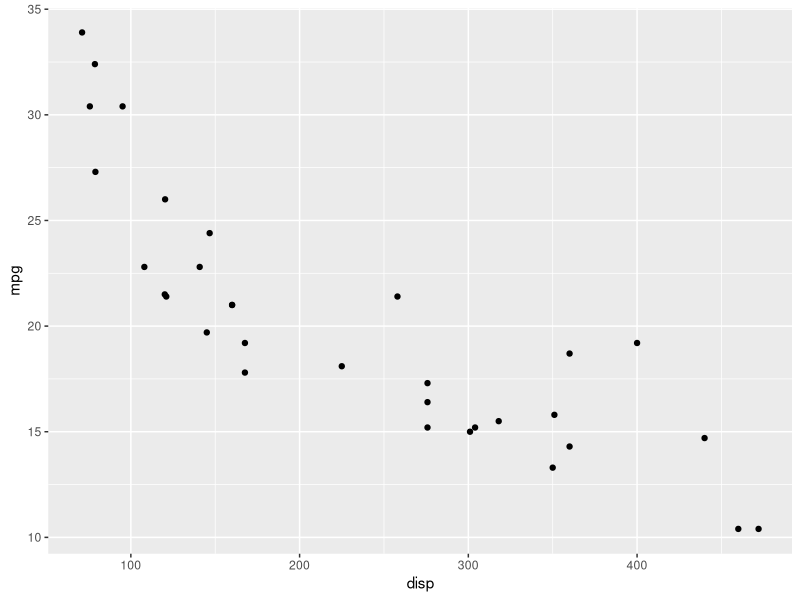
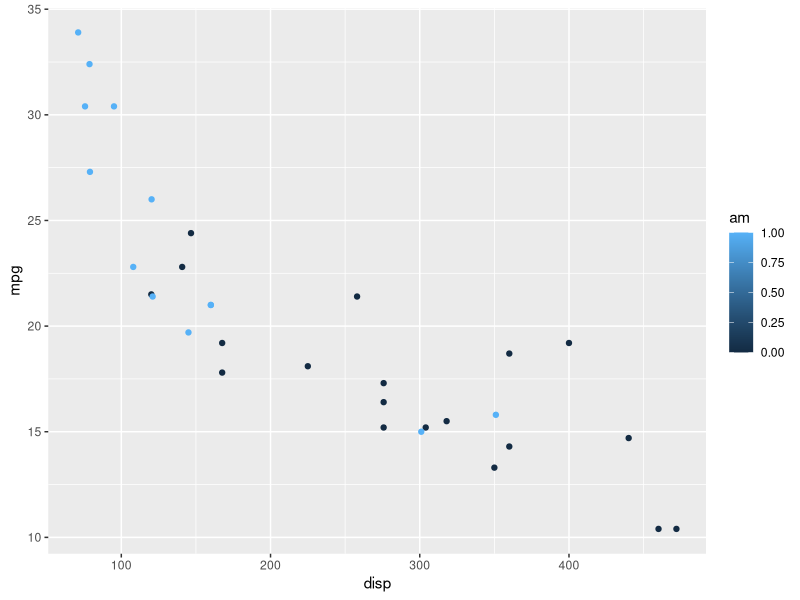
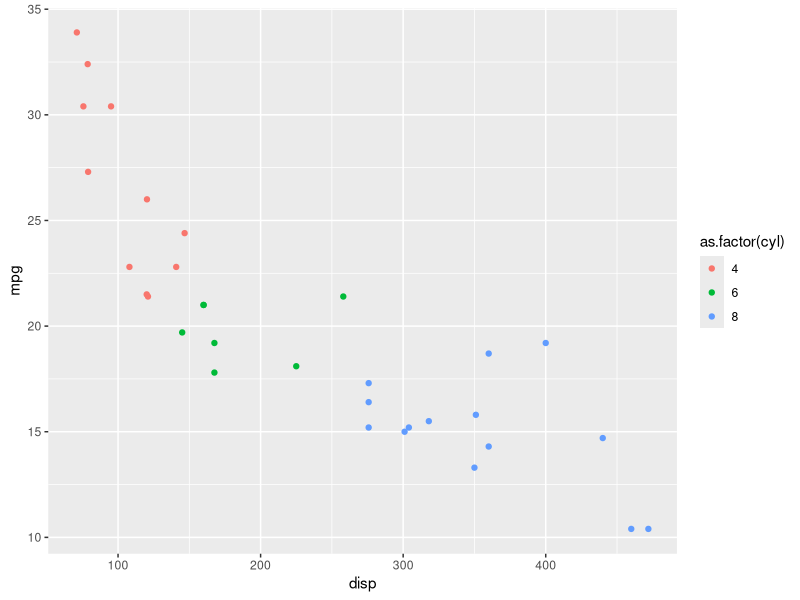
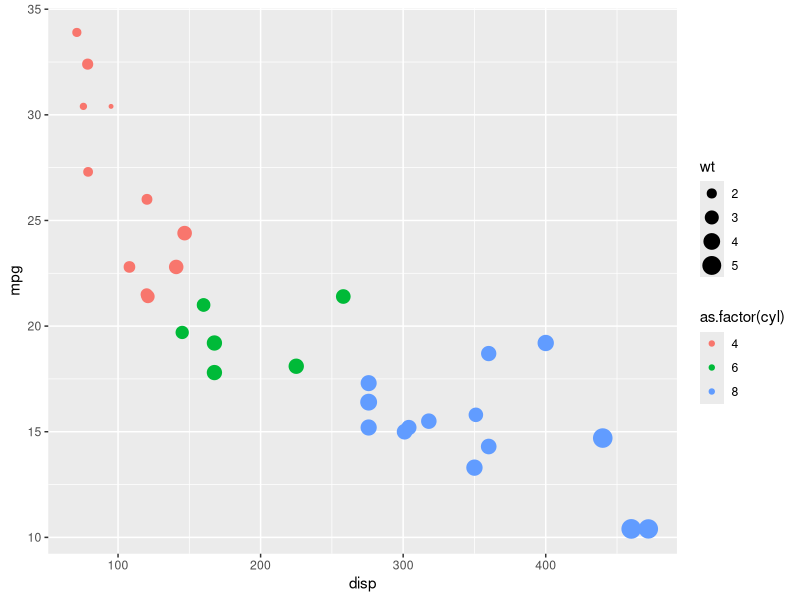
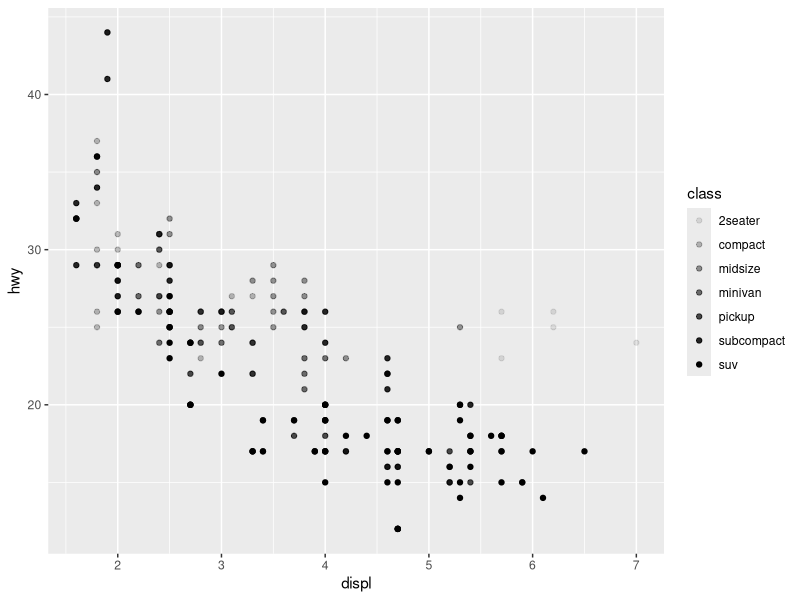
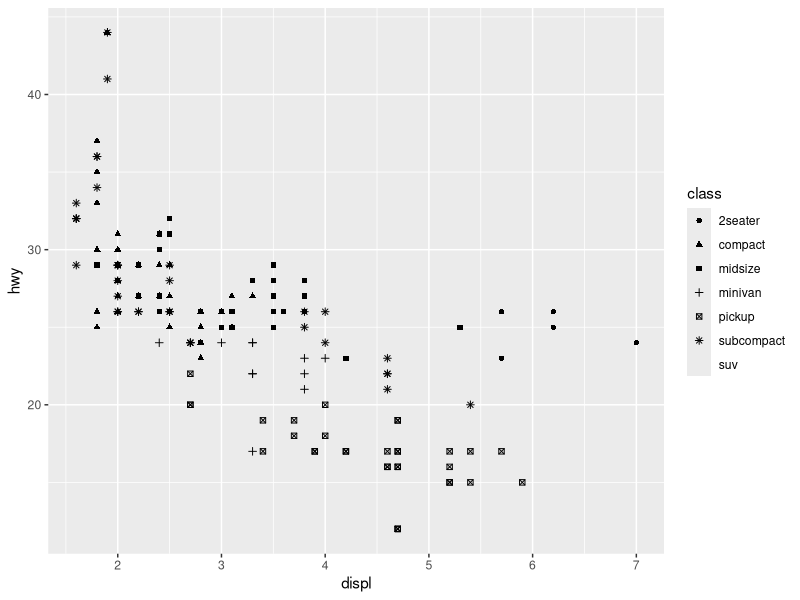
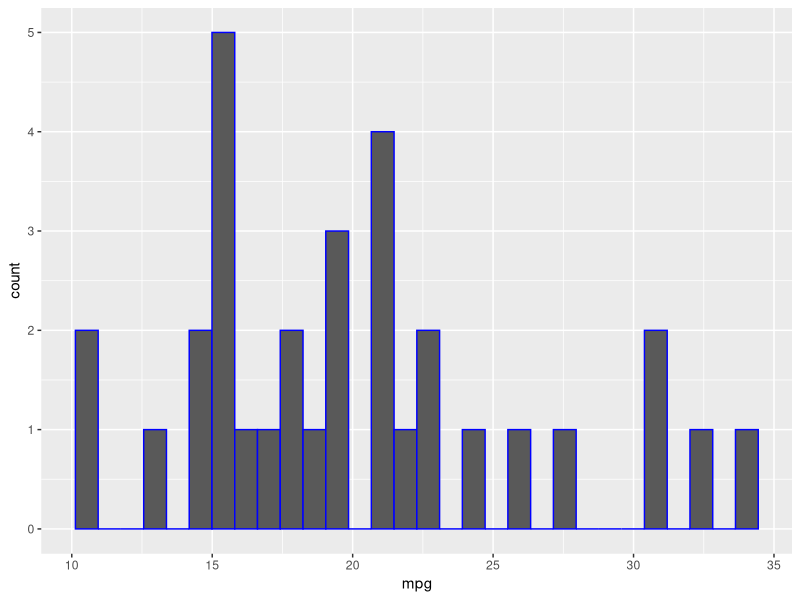
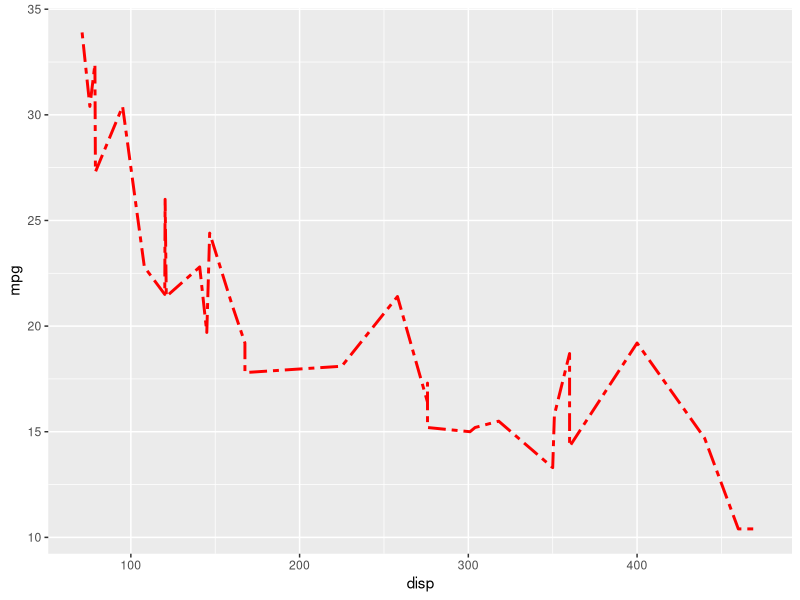

Here is the R script that generated these plots, in order: (Note: this script raises an error after producing the figures.)
# Installing ggplot2
install.packages("ggplot2")

# loading library
library(ggplot2)


# Taking a look on the 'mtcars' database
?mtcars
head(mtcars)


# Ploting a simple graphic
ggplot(data = mtcars) + 
  geom_point(mapping = aes(x = disp, y = mpg))


# Adding colour to the points
ggplot(data = mtcars) + 
  geom_point(mapping = aes(x = disp, y = mpg, colour=am))

ggplot(data = mtcars) + 
  geom_point(mapping = aes(x = disp, y = mpg, colour=as.factor(cyl)))



# Changing the points sizes according to a variable
ggplot(data = mtcars) + 
  geom_point(mapping =  aes(x = disp, y = mpg, colour=as.factor(cyl), size=wt))


# Modeling dots using alpha and shape arguments
head(mpg)

ggplot(data = mpg) + 
  geom_point(mapping = aes(x = displ, y = hwy, alpha = class))

ggplot(data = mpg) + 
  geom_point(mapping = aes(x = displ, y = hwy, shape = class))



## Plotting different types of geoms
# histograms
ggplot(data = mtcars) + 
  geom_histogram(mapping = aes(x = mpg), colour = "blue")

# lines
ggplot(data = mtcars) + 
  geom_line(mapping = aes(x = disp, y = mpg), linetype ="twodash", colour = "red", size = 1)

# smooth
ggplot(data = mtcars) + 
  geom_smooth(mapping = aes(x = disp, y = mpg), colour = "yellow") + 

  
# Combining two layers
ggplot(data = mtcars) + 
  geom_smooth(mapping = aes(x = disp, y = mpg), colour = "red") + 
  geom_point(mapping = aes(x = disp, y = mpg))


# Naming labels
ggplot(mtcars) + 
  geom_histogram(mapping = aes(x = mpg)) +
  xlab("Milhas por galão") +
  ylab("Frequência") +
  xlim(c(0, 40)) +
  ylim(c(0,8))
